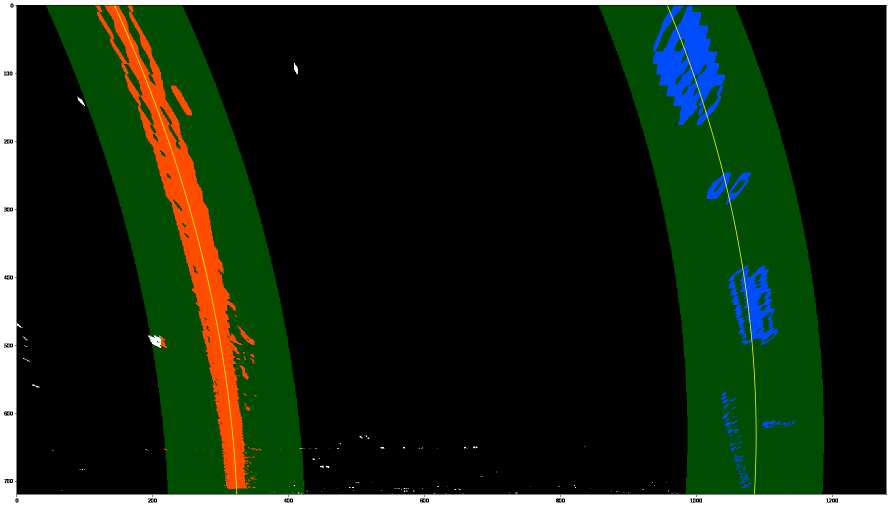
#> input picture imgs/curvature.png, 1783 x 1013 px (shown at 1/2 size); its folder holds only this picture in this run
$ python -i helper_functions.py   (imports and definitions only)   (older library calls are emulated)
#> lines starting #> are read from the running program, lines starting #| are printed output that depends on the picture; after the words box and inside, x2 and y2 are one past the last pixel; in counts of white or black regions, pixels touching at a corner belong together
import numpy as np
import cv2
import glob
import matplotlib.image as mpimg
import matplotlib.pyplot as plt


from moviepy.editor import VideoFileClip


class Line:
    def __init__(self):
        self.left_values = []
        self.right_values = []


    # [70 lines left out: functions check_new_points, display_image, calibrate, not called in this run]

# Function to undistort images
def undistort(img, mtx, dist):
    return cv2.undistort(img, mtx, dist, None, mtx)


# Perspective transformation function
# [17 lines left out: function warp, not called in this run]


# Threshold and color transformation
def transform(img, s_thresh=(170, 255), sx_thresh=(20, 100)):
#> called with s_thresh = (170, 255), sx_thresh = (20, 100)
    img = np.copy(img)
    # Convert to HSV color space and separate the V channel
    hsv = cv2.cvtColor(img, cv2.COLOR_RGB2HLS).astype(np.float)
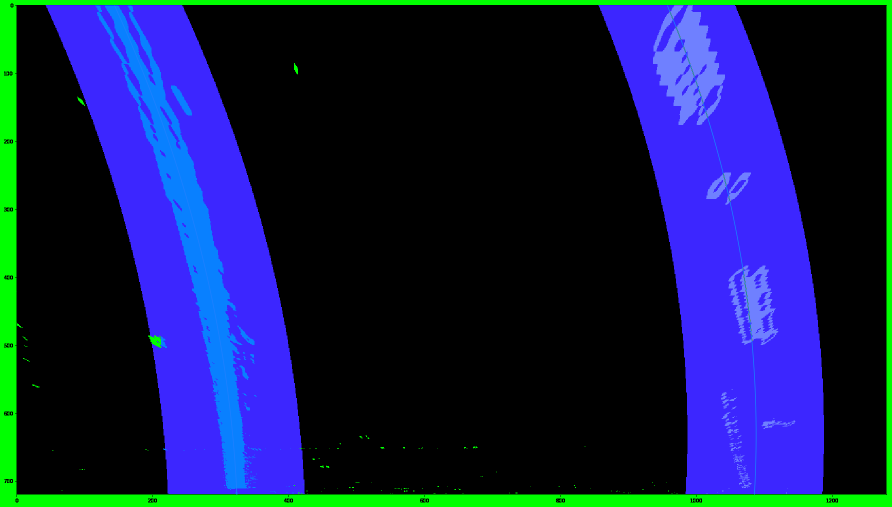
#> hsv: shape (1013, 1783, 3) float64 (shown at 1/2 size); mean R, G, B 17, 30, 75.4
    l_channel = hsv[:,:,1]
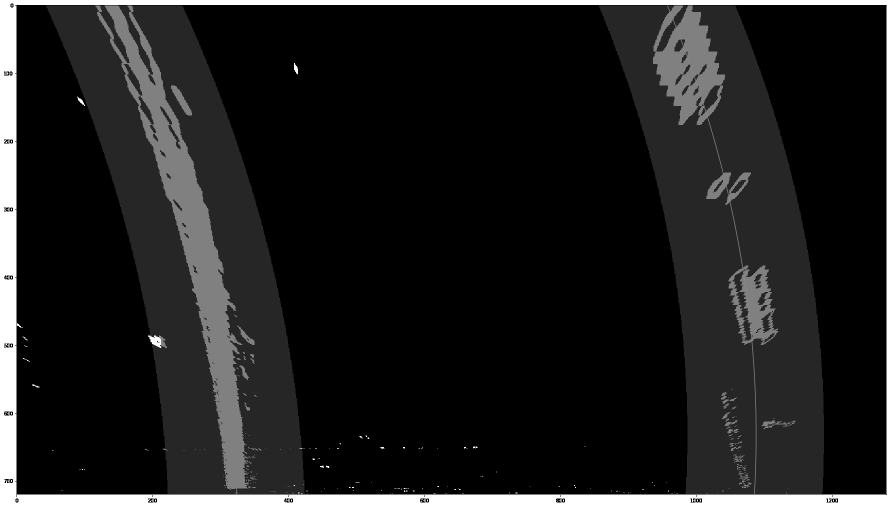
#> l_channel: shape (1013, 1783) float64 (shown at 1/2 size); min 0, max 255, mean 30
    s_channel = hsv[:,:,2]
    # Sobel x
    sobelx = cv2.Sobel(l_channel, cv2.CV_64F, 1, 0) # Take the derivative in x
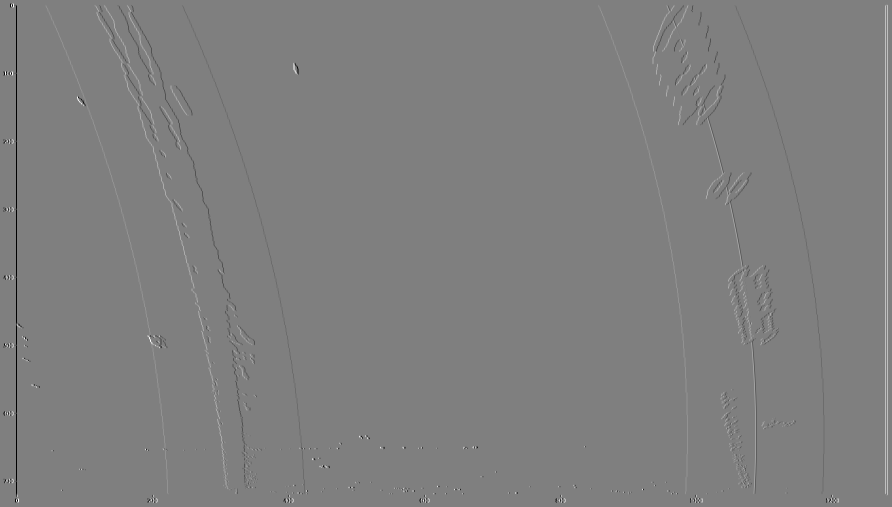
#> sobelx: shape (1013, 1783) float64 (shown at 1/2 size); min -1020, max 1020, mean 0; drawn with min black and max white
    abs_sobelx = np.absolute(sobelx) # Absolute x derivative to accentuate lines away from horizontal
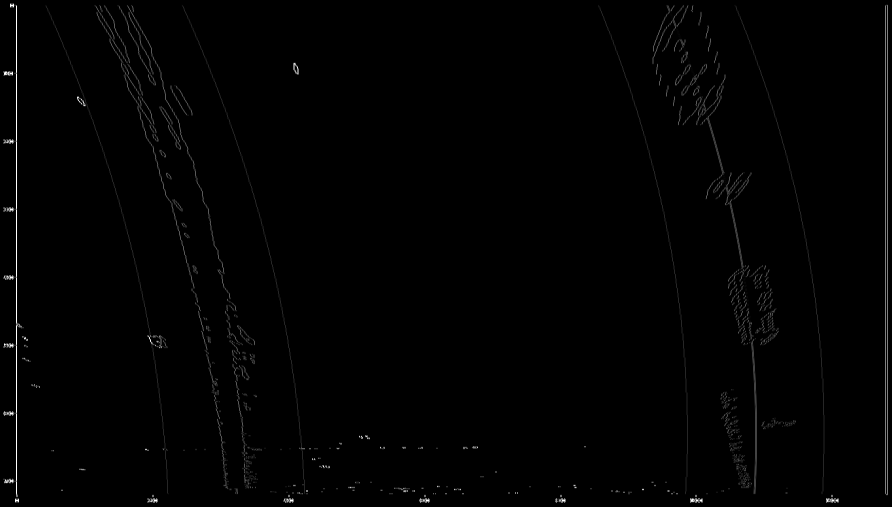
#> abs_sobelx: shape (1013, 1783) float64 (shown at 1/2 size); min 0, max 1020, mean 7.3; drawn with min black and max white
    scaled_sobel = np.uint8(255*abs_sobelx/np.max(abs_sobelx))

    # Threshold x gradient
    sxbinary = np.zeros_like(scaled_sobel)
    sxbinary[(scaled_sobel >= sx_thresh[0]) & (scaled_sobel <= sx_thresh[1])] = 1

    # Threshold color channel
    s_binary = np.zeros_like(s_channel)
    s_binary[(s_channel >= s_thresh[0]) & (s_channel <= s_thresh[1])] = 1
    # Stack each channel
    # Note color_binary[:, :, 0] is all 0s, effectively an all black image. It might
    # be beneficial to replace this channel with something else.
    #color_binary = np.dstack(( np.zeros_like(sxbinary), sxbinary, s_binary))
    color_binary = np.zeros_like(sxbinary)
    color_binary[(sxbinary > 0) | (s_binary > 0)] = 1

    y_len = color_binary.shape[0]
    x_len = color_binary.shape[1]
    vertices = np.array([[
        (450, 500),
        (500, 320),
        (x_len, y_len),
        (0, y_len)
        ]])
    mask = np.zeros_like(color_binary)
    cv2.fillPoly(mask, vertices, 255)
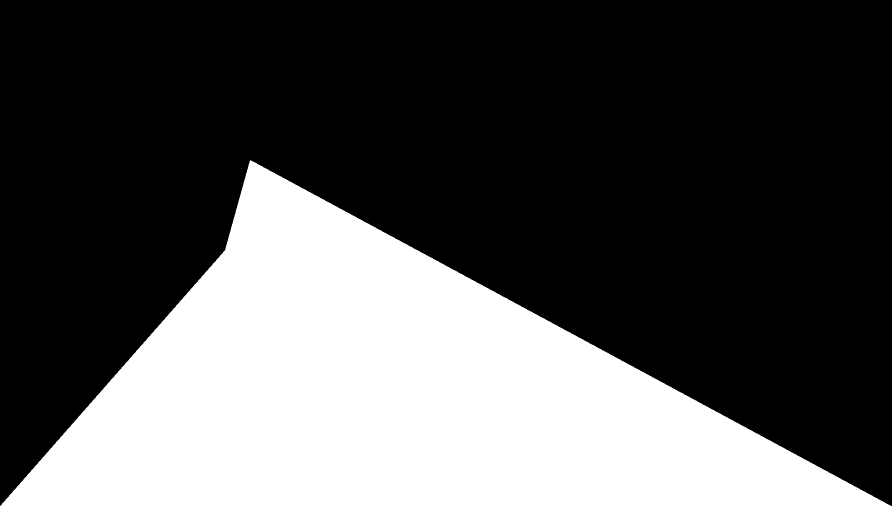
#> mask: shape (1013, 1783) (shown at 1/2 size); 32.7% white; 1 white region, box (x1, y1, x2, y2) and area: (0, 320, 1783, 1013) 590757
    masked_image = cv2.bitwise_and(color_binary, mask)
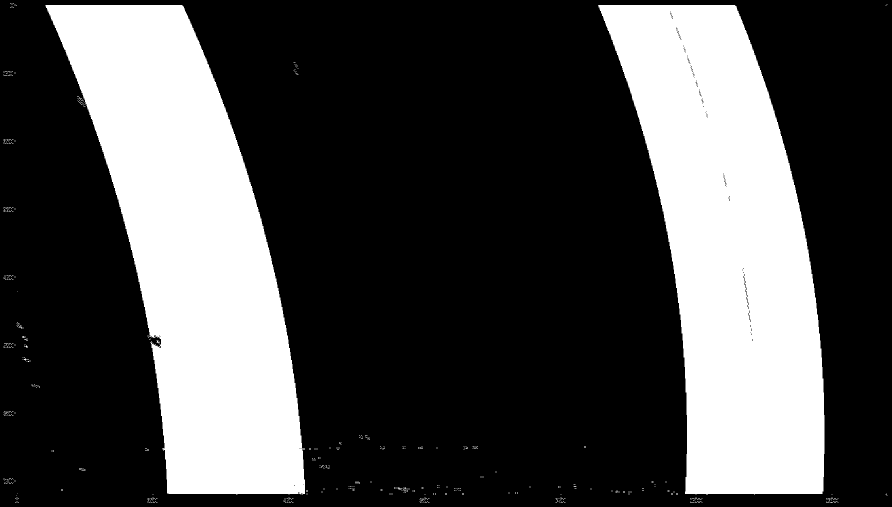
#> color_binary: shape (1013, 1783) (shown at 1/2 size); values 0 (black) and 1 (white), 29.9% white; 652 white regions (648 under 20 px), largest, box (x1, y1, x2, y2) and area: (91, 10, 610, 989) 268846, (1196, 10, 1649, 989) 268812, (313, 681, 320, 687) 21, (796, 975, 805, 979) 20
    return masked_image

# Get max intensite points using a histogram
# [205 lines left out: functions get_max_points, get_lane_indices, plot_curvature, get_fitted_poly, draw_lines, calculate_radius and 4 more, not called in this run]

>>> import cv2
>>> picture = cv2.cvtColor(cv2.imread('imgs/curvature.png'), cv2.COLOR_BGR2RGB)
>>> result = transform(picture)
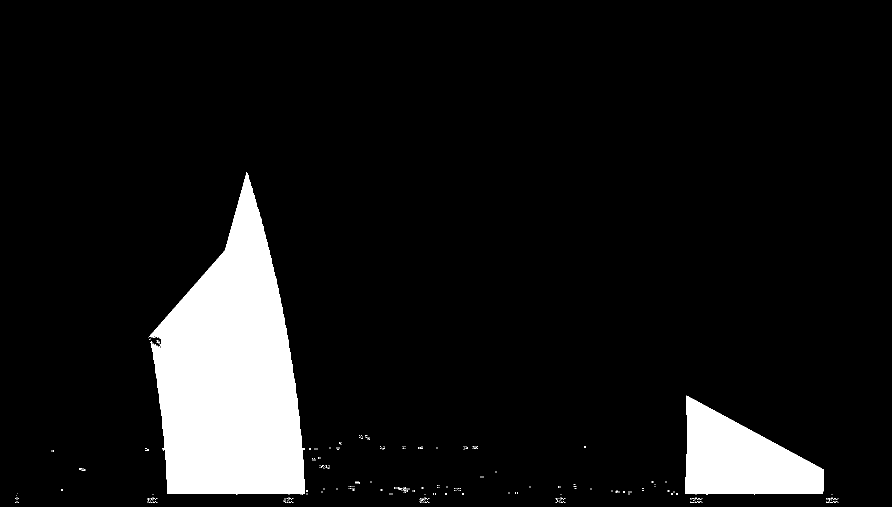
#> result: shape (1013, 1783) (shown at 1/2 size); values 0 (black) and 1 (white), 8.9% white; 431 white regions (427 under 20 px), largest, box (x1, y1, x2, y2) and area: (297, 344, 610, 989) 125168, (1370, 791, 1648, 989) 33733, (313, 681, 320, 687) 21, (796, 975, 805, 979) 20

$ run again, on imgs/transformed.png
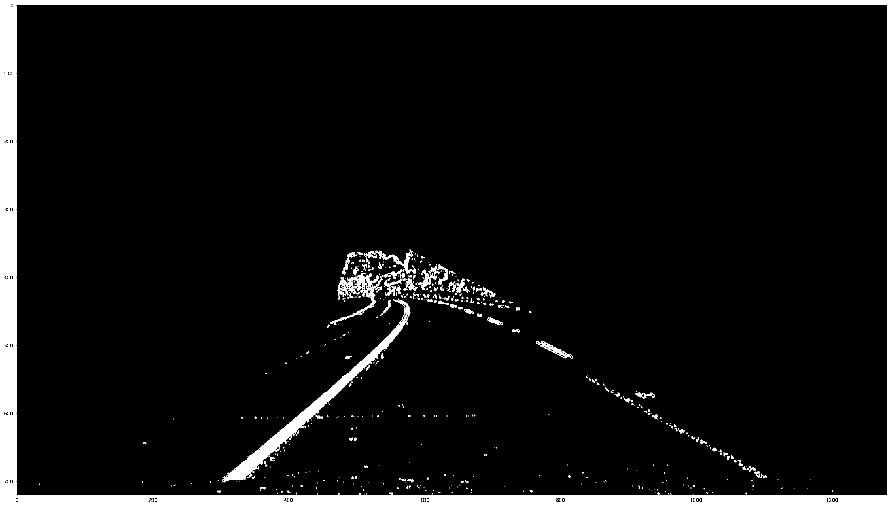
#> input picture imgs/transformed.png, 1783 x 1013 px (shown at 1/2 size)
#> picture is the input picture: shape (1013, 1783, 3); 6.6% white; 597 white regions (512 under 20 px), largest, box (x1, y1, x2, y2) and area: (0, 0, 1783, 1013) 98282, (444, 597, 821, 965) 9017, (660, 546, 766, 648) 1462
#> s_channel: shape (1013, 1783) float64; every value is 0
#> in transform, `sobelx = cv2.Sobel(l_channel, cv2.CV_64F, 1, 0)`:
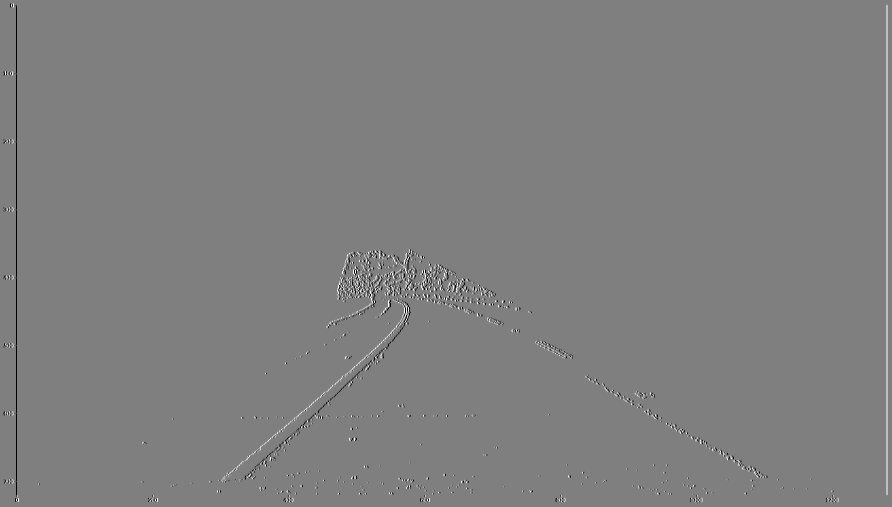
#> sobelx: shape (1013, 1783) float64 (shown at 1/2 size); min -1020, max 1020, mean 0; drawn with min black and max white
#> mask: shape (1013, 1783); 32.7% white; 1 white region, box (x1, y1, x2, y2) and area: (0, 320, 1783, 1013) 590757
#> in transform, `masked_image = cv2.bitwise_and(color_binary, mask)`:
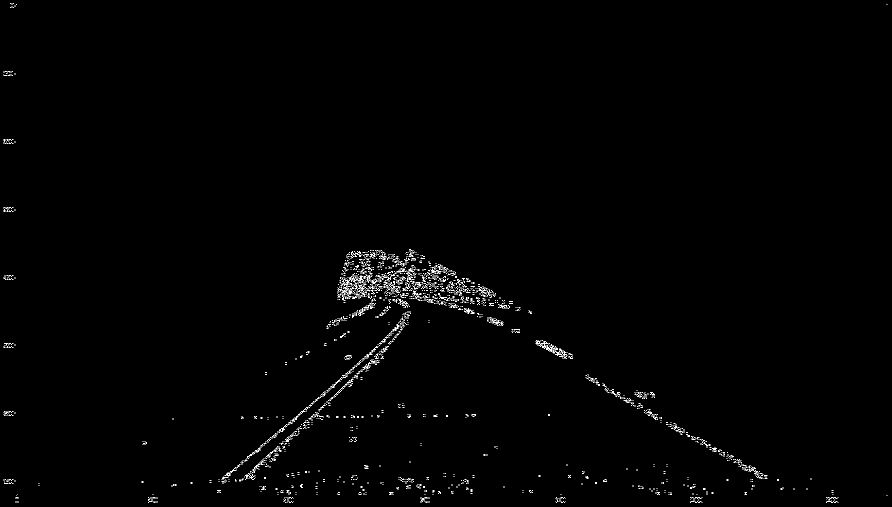
#> color_binary: shape (1013, 1783) (shown at 1/2 size); values 0 (black) and 1 (white), 0.58% white in thin lines or dots
#> result: shape (1013, 1783); values 0 (black) and 1 (white), 0.56% white in thin lines or dots, all inside (x1, y1, x2, y2) = (30, 498, 1677, 1005)
